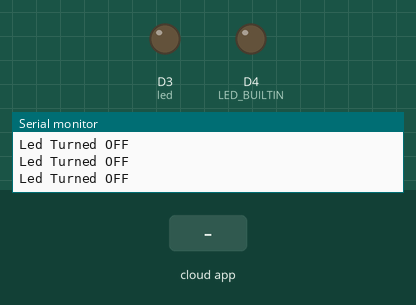
A sketch run on a simulated ESP8266 (NodeMCU). On the bench: output pins drawn as LEDs (lit = HIGH, except the on-board LED, lit = LOW), the last lines printed to the serial monitor. The test bench sets the inputs (shaded band). WiFi joins after 1.5 s; servers stay silent unless stated; the Firebase database answers and starts empty.

Above: at 3.8 s.
3.9 s: the phone or cloud app sets isLedOn to 1
At 5.0 s:
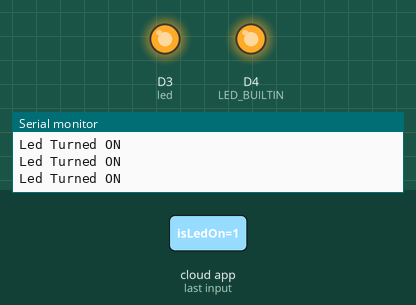
5.5 s: the phone or cloud app sets isLedOn to 0
At 6.2 s:
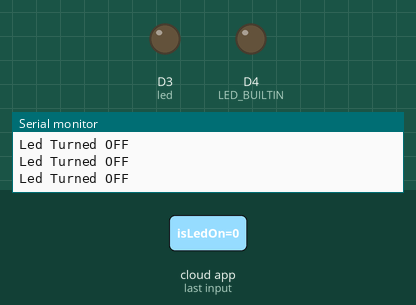
Timing chart, 0 to 8.5 s (numbered marks = the images above; inputs shaded):
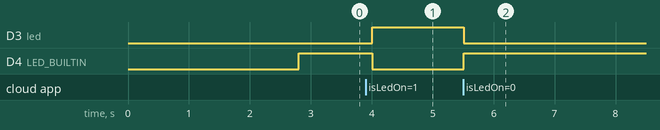

Measured:
- after the input at 3.9 s, D3 (led): LOW → HIGH after 0.11 s; D4 (LED_BUILTIN): HIGH → LOW after 0.11 s
- after the input at 5.5 s, D3 (led): HIGH → LOW at once; D4 (LED_BUILTIN): LOW → HIGH at once

The sketch:

firebase_testing.ino
```cpp
/* Controlling LED using Firebase console originally made by CircuitDigest(www.circuitdigest.com) */
/* Modified by Marcelo Pimentel to use FirebaseESP8266 instead of FirebaseArduino */
/* original script can be found on https://circuitdigest.com/microcontroller-projects/iot-firebase-controlled-led-using-esp8266-nodemcu */

#include <ESP8266WiFi.h>
#include "FirebaseESP8266.h"

#define FIREBASE_HOST "https://FIREBASEHOST.com/"
#define FIREBASE_AUTH "FIREBASEAUTH"

// input your home or public wifi name
#define WIFI_SSID "YOUR_WIFI_SSID"
//password of wifi ssid
#define WIFI_PASSWORD "YOUR_WIFI_PASSWORD"

FirebaseData firebaseData;
bool isLedOn = false;
int led = D3;

void setup() {
  Serial.begin(9600);
  delay(1000);
  pinMode(LED_BUILTIN, OUTPUT);
  pinMode(led, OUTPUT);
  WiFi.begin(WIFI_SSID, WIFI_PASSWORD);
  Serial.print("Connecting to ");
  Serial.print(WIFI_SSID);
  while (WiFi.status() != WL_CONNECTED) {
    Serial.print(".");
    delay(500);
  }
  Serial.println();
  Serial.print("Connected to ");
  Serial.println(WIFI_SSID);
  Serial.print("IP Address is : ");
  Serial.println(WiFi.localIP());
  Firebase.begin(FIREBASE_HOST, FIREBASE_AUTH);
  Firebase.setBool(firebaseData, "/isLedOn", false);
}

void loop() {
  Firebase.getBool(firebaseData, "/isLedOn");
  isLedOn = firebaseData.boolData();
  if (isLedOn == true) {
    Serial.println("Led Turned ON");
    digitalWrite(LED_BUILTIN, LOW);
    digitalWrite(led, HIGH);
  }
  else if (isLedOn == false) {
    Serial.println("Led Turned OFF");
    digitalWrite(LED_BUILTIN, HIGH);
    digitalWrite(led, LOW);
  }
  else {
    Serial.println("Wrong Credential! Please send ON/OFF");
  }
}
```
